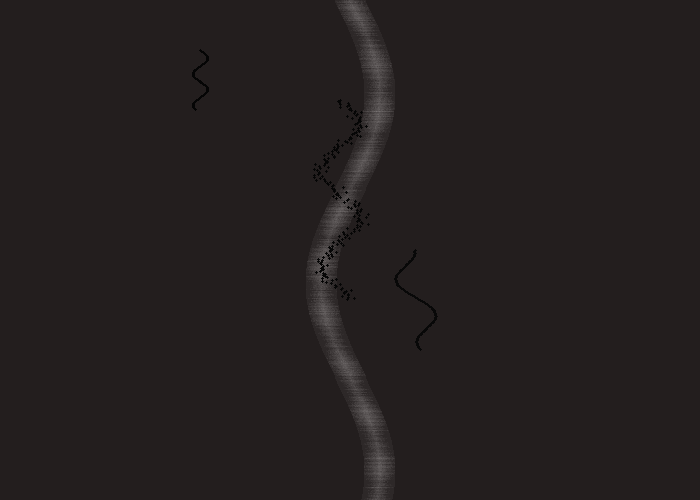
//> input picture images/q07_test.png, 700 x 500 px
$ ./main   (built with g++ and OpenCV 4)
//> lines starting //> are read from the running program, lines starting //| are printed output that depends on the picture; after the words box and inside, x2 and y2 are one past the last pixel; in counts of white or black regions, pixels touching at a corner belong together
// ============================================================
// 第七题：焊缝裂纹检测
//
// 图是暗色金属板，裂纹是一两条像素宽的细黑线，和背景的灰度差很小
// （实测残差最大只有 50 左右，大部分裂纹像素差 12~25），所以：
//   1. 背景估计用大核中值滤波把细线抹掉，再用 背景-原图 得到残差，
//      这样只跟"局部比周围暗多少"有关，跟整张图的亮度无关。
//   2. 残差阈值 14 二值化。7x7 的闭运算用来接上主裂纹中间断开的一截
//      （阈值一高，裂纹在弯曲处会断成两三段）。
//   3. 每段裂纹用 ximgproc::thinning 细化成单像素骨架，再在骨架上取
//      直径（最长路径）当裂纹的实际走向长度——直接数骨架像素数会把
//      斜着走的像素少算，枝条上的毛刺又多算。8 邻域是带权图（斜向
//      √2），所以用两遍 Dijkstra 求直径，不用普通 BFS。
//   4. 面积 < 40 或被闭运算连不上的碎屑丢掉。
//   5. 每段裂纹用不同颜色描出来，标上编号和长度。
// ============================================================
#include <opencv2/opencv.hpp>
#include <opencv2/ximgproc.hpp>
#include <iostream>
#include <vector>
#include <algorithm>
#include <cmath>
#include <queue>
#include <functional>

using namespace std;
using namespace cv;

// 在骨架图上求最长路径（直径）：先从任意骨架点出发找最远点，再从那个
// 点出发找最远点，两次之间的路径就是骨架的直径。
// 8 邻域里横竖一步算 1、斜向一步算 √2，这是个带权图，普通 BFS 按入队
// 顺序扩散、不按距离，带权时结果会偏长；所以这里用 Dijkstra。骨架基本
// 是树，两遍扫描对树是精确的，个别小环只会带来很小的误差。
static double longestPath(const Mat& sk, Point& pa, Point& pb) {
    int H = sk.rows, W = sk.cols;
    const double INF = 1e18;

    auto dijkstra = [&](int sy, int sx, double* outDist, int* ey, int* ex) {
        vector<double> d((size_t)H * W, INF);
        vector<char> done((size_t)H * W, 0);
        using Item = pair<double, int>;                    // (距离, 线性下标)
        priority_queue<Item, vector<Item>, greater<Item>> pq;
        int start = sy * W + sx;
        d[start] = 0;
        pq.push({0.0, start});
        double best = 0;
        int bi = start;
        while (!pq.empty()) {
            double dist = pq.top().first;
            int id = pq.top().second;
            pq.pop();
            if (done[id]) continue;
            done[id] = 1;
            if (dist > best) { best = dist; bi = id; }
            int y = id / W, x = id % W;
            for (int dy = -1; dy <= 1; ++dy)
                for (int dx = -1; dx <= 1; ++dx) {
                    if (!dx && !dy) continue;
                    int ny = y + dy, nx = x + dx;
                    if (ny < 0 || nx < 0 || ny >= H || nx >= W) continue;
                    if (!sk.at<uchar>(ny, nx)) continue;
                    int nid = ny * W + nx;
                    double nd = dist + ((dx == 0 || dy == 0) ? 1.0 : 1.41421356);
                    if (nd < d[nid]) { d[nid] = nd; pq.push({nd, nid}); }
                }
        }
        *outDist = best; *ey = bi / W; *ex = bi % W;
    };

    int sy = -1, sx = -1;
    for (int y = 0; y < H && sy < 0; ++y)
        for (int x = 0; x < W; ++x)
            if (sk.at<uchar>(y, x)) { sy = y; sx = x; break; }
    if (sy < 0) return 0;

    double d1; int y1, x1;
    dijkstra(sy, sx, &d1, &y1, &x1);
    double d2; int y2, x2;
    dijkstra(y1, x1, &d2, &y2, &x2);

    pa = Point(x1, y1);
    pb = Point(x2, y2);
    return d2;
}

int main(int argc, char** argv) {
    string inPath = (argc > 1) ? argv[1] : "images/q07_test.png";
    Mat img = imread(inPath);
//> img is the input picture: 500 rows x 700 cols, CV_8UC3; mean B, G, R 31.1, 31.1, 36.1
    if (img.empty()) {
        cerr << "无法读取图像: " << inPath << endl;
        return 1;
    }

    // ---------- 1. 残差图 ----------
    Mat gray;
    cvtColor(img, gray, COLOR_BGR2GRAY);

    Mat bg;
    medianBlur(gray, bg, 31);          // 大核中值：细线、小斑点全部被抹掉
    Mat diff;
    subtract(bg, gray, diff);          // 正数 = 比周围暗

    // ---------- 2. 二值化 + 接断点 ----------
    Mat bw;
    threshold(diff, bw, 14, 255, THRESH_BINARY);
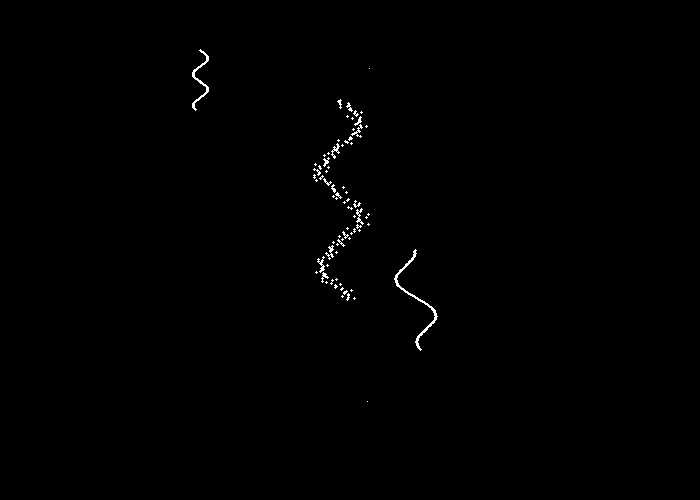
//> bw: 500 rows x 700 cols, CV_8UC1; 0.42% white in thin lines or dots, all inside (x1, y1, x2, y2) = (192, 49, 438, 402)
    bw.convertTo(bw, CV_8U);
    morphologyEx(bw, bw, MORPH_CLOSE,
                 getStructuringElement(MORPH_ELLIPSE, Size(7, 7)));
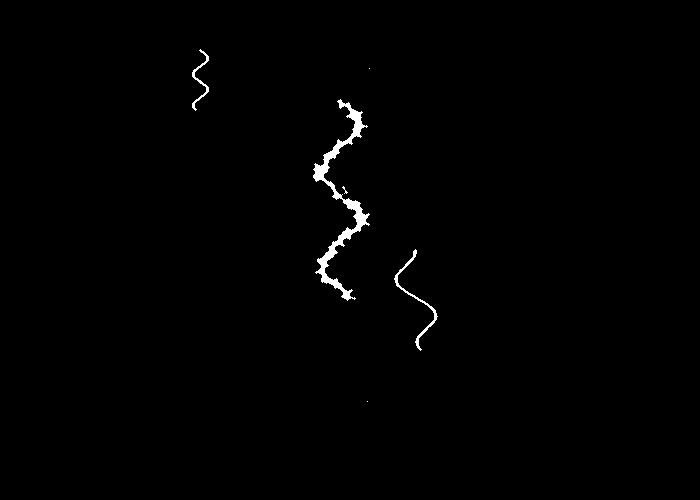
//> bw: 500 rows x 700 cols, CV_8UC1; 0.72% white; 6 white regions (3 under 20 px), largest, box (x1, y1, x2, y2) and area: (313, 99, 370, 301) 1941, (394, 249, 438, 351) 358, (192, 49, 209, 111) 202

    // 注意这里不能再做开运算：3x3 的开会把本来就一两像素宽的裂纹
    // 从最细的地方整条切断，主裂纹会碎成两段。噪点靠后面的面积和
    // 骨架长度过滤。

    // ---------- 3. 逐段提取骨架、算长度 ----------
    Mat lbl, stats, cents;
    int n = connectedComponentsWithStats(bw, lbl, stats, cents);
//> lbl: 500 rows x 700 cols, CV_32SC1; 7 distinct labels, from 0 to 6
//> stats = [[0, 0, 700, 500, 347482], [192, 49, 17, 62, 202], [369, 68, 1, 1, 1], [313, 99, 57, 202, 1941], [342, 186, 6, 8, 15], [394, 249, 44, 102, 358], [367, 401, 1, 1, 1]]; cents = [[349.6, 249.8], [200, 79.27], [369, 68], [340.6, 200], [344.5, 189.7], [415.8, 299.4], [367, 401]]; n = 7

    struct Crack {
        vector<Point> skel;
        double length;
        double chord;      // 首尾直线距离
        int area;
        Point a, b;
    };
    vector<Crack> cracks;

    for (int i = 1; i < n; ++i) {
        int area = stats.at<int>(i, CC_STAT_AREA);
        if (area < 40) continue;               // 碎屑

        Mat one = (lbl == i);
        // thinning 要求输入是 8 位单通道 0/255，且原地修改，先转一份
        Mat bin;
        one.convertTo(bin, CV_8U);
        Mat sk;
        ximgproc::thinning(bin, sk, ximgproc::THINNING_ZHANGSUEN);

        Point a, b;
        double L = longestPath(sk, a, b);
        if (L < 25) continue;                  // 太短的当噪点

        Crack c;
        c.length = L;
        c.chord = norm(a - b);
        c.area = area;
        c.a = a; c.b = b;
        findNonZero(sk, c.skel);
        cracks.push_back(c);
    }
//> this loop made 6 passes
//> (area, d1 in longestPath, y1 in longestPath, x1 in longestPath, d2 in longestPath, y2 in longestPath) on passes 1, 3, 5: (202, 84.81, 109, 195, 84.81, 50), (1941, 298.5, 298, 354, 298.5, 101), (358, 135.2, 349, 420, 135.2, 252)
//> pass 1, `Mat one = (lbl == i);`:
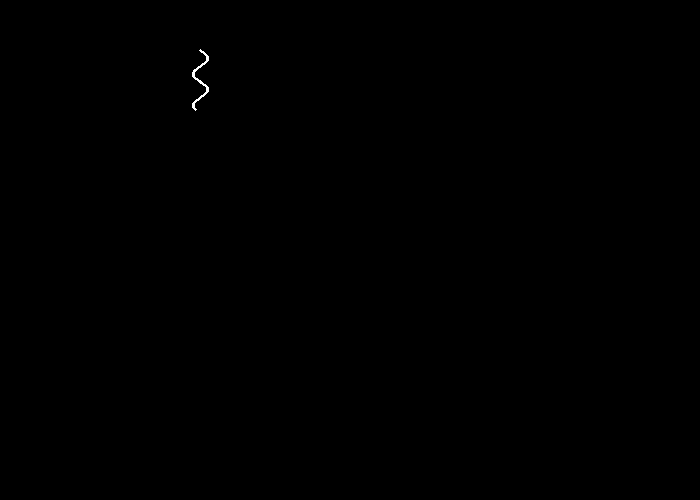
//> one: 500 rows x 700 cols, CV_8UC1; 0.06% white in thin lines or dots, all inside (x1, y1, x2, y2) = (192, 49, 209, 111)
//> pass 3, `ximgproc::thinning(bin, sk, ximgproc::THINNING_ZHANGSUEN);`:
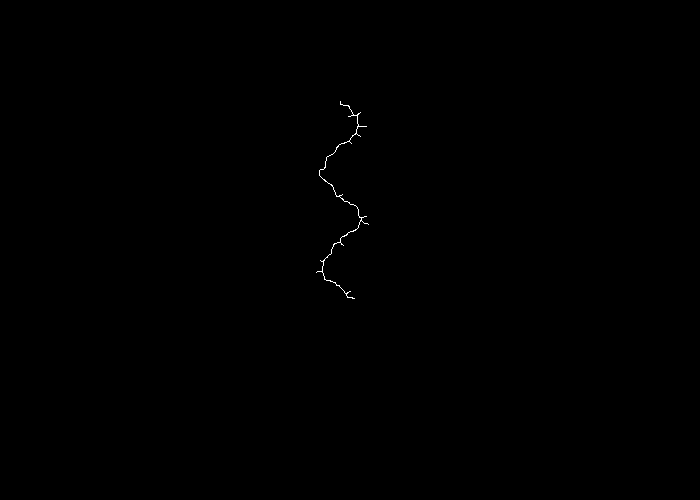
//> sk: 500 rows x 700 cols, CV_8UC1; 0.1% white in thin lines or dots, all inside (x1, y1, x2, y2) = (316, 101, 369, 299)

    if (cracks.empty()) {
        cerr << "没有检测到裂纹" << endl;
        return 2;
    }

    // 按长度从大到小排，Crack-1 就是最长那条
    sort(cracks.begin(), cracks.end(),
         [](const Crack& x, const Crack& y) { return x.length > y.length; });

    // ---------- 4. 画图 ----------
    Mat out = img.clone();
    // 原图很暗，先把整体提亮一点，否则画的线也看不清
    out.convertTo(out, -1, 1.8, 40);

    const Scalar colors[3] = {Scalar(0, 0, 255),      // 红：主裂纹
                              Scalar(0, 255, 255),    // 黄
                              Scalar(255, 0, 255)};   // 品红
    for (size_t i = 0; i < cracks.size(); ++i) {
        const Scalar& col = colors[i % 3];
        for (const auto& p : cracks[i].skel)
            circle(out, p, 0, col, -1);

        // 端点画小圈，便于看出首尾
        circle(out, cracks[i].a, 3, col, 1);
        circle(out, cracks[i].b, 3, col, 1);

        Point mid((cracks[i].a.x + cracks[i].b.x) / 2,
                  (cracks[i].a.y + cracks[i].b.y) / 2);
        char buf[64];
        snprintf(buf, sizeof(buf), "Crack-%d L=%d", (int)i + 1,
                 (int)lround(cracks[i].length));
        putText(out, buf, mid + Point(-30, -12), FONT_HERSHEY_SIMPLEX, 0.45,
                Scalar(0, 0, 0), 3, LINE_AA);
        putText(out, buf, mid + Point(-30, -12), FONT_HERSHEY_SIMPLEX, 0.45,
                col, 1, LINE_AA);
    }
//> this loop made 3 passes
//> pass 1, `putText(out, buf, mid + Point(-30, -12), FONT_HERSHEY_SIMPLEX, 0.45, c..`:
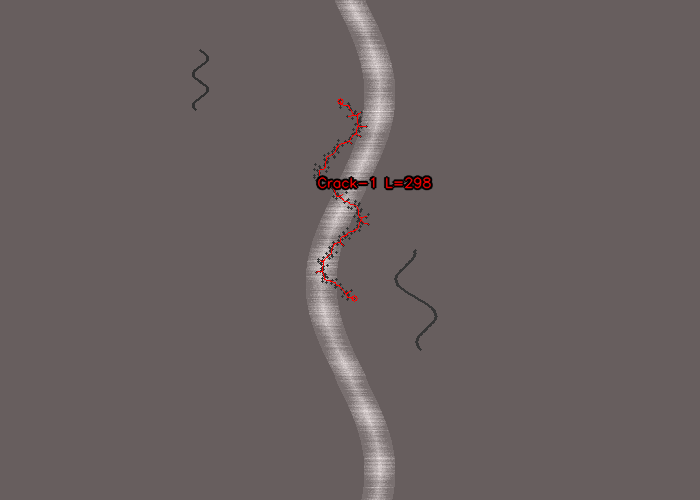
//> out: 500 rows x 700 cols, CV_8UC3; mean B, G, R 95.6, 95.6, 105
//> after the loop:
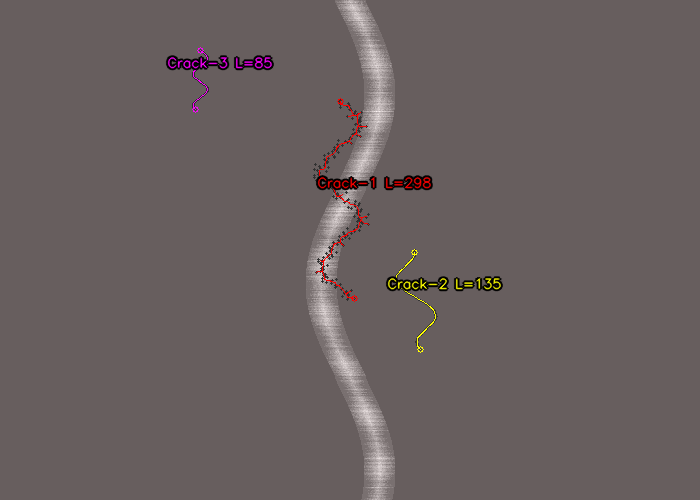
//> out: 500 rows x 700 cols, CV_8UC3; mean B, G, R 95.2, 95.3, 104.9

    char head[128];
    snprintf(head, sizeof(head), "Cracks Detected: %d", (int)cracks.size());
    putText(out, head, Point(10, 30), FONT_HERSHEY_SIMPLEX, 0.7,
            Scalar(0, 255, 255), 2, LINE_AA);
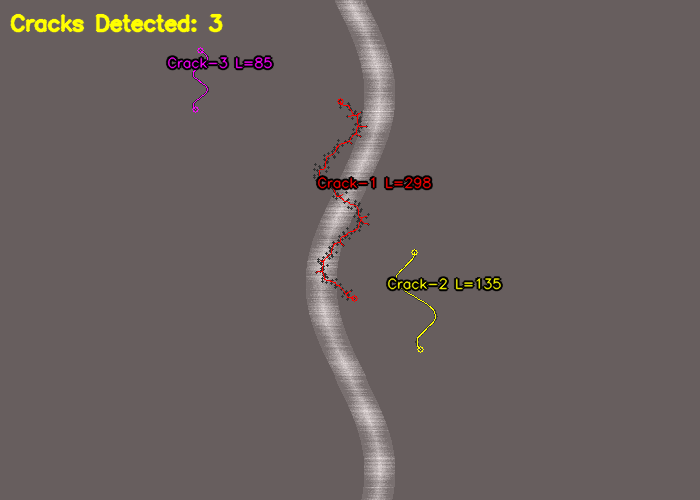
//> out: 500 rows x 700 cols, CV_8UC3; 0.72% of pixels changed, all inside (x1, y1, x2, y2) = (10, 13, 224, 33)

    // ---------- 5. 输出 ----------
    cout << "裂纹数量: " << cracks.size() << " 条" << endl;
    for (size_t i = 0; i < cracks.size(); ++i) {
        cout << "  Crack-" << i + 1
             << ": 骨架长度 " << (int)lround(cracks[i].length) << " px"
             << "（首尾直线 " << (int)lround(cracks[i].chord) << " px，"
             << "面积 " << cracks[i].area << " px²）" << endl;
    }
    cout << "最长裂纹: " << (int)lround(cracks[0].length) << " px" << endl;

    string outPath = (argc > 2) ? argv[2] : "q07_result.png";
    imwrite(outPath, out);
    cout << "结果图已保存: " << outPath << endl;
    return 0;
}

$ run again, with images/q02_test.png copied over images/q07_test.png
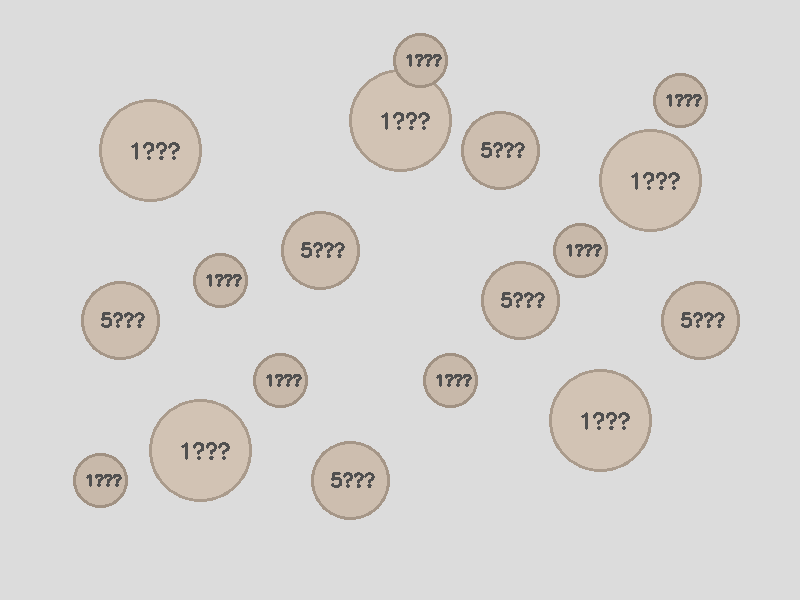
//> input picture images/q02_test.png, 800 x 600 px
//> img is the input picture: 600 rows x 800 cols, CV_8UC3; mean B, G, R 210.1, 212.6, 215.2
//> `morphologyEx(bw, bw, MORPH_CLOSE, getStructuringElement(MORPH_ELLIPSE,..`:
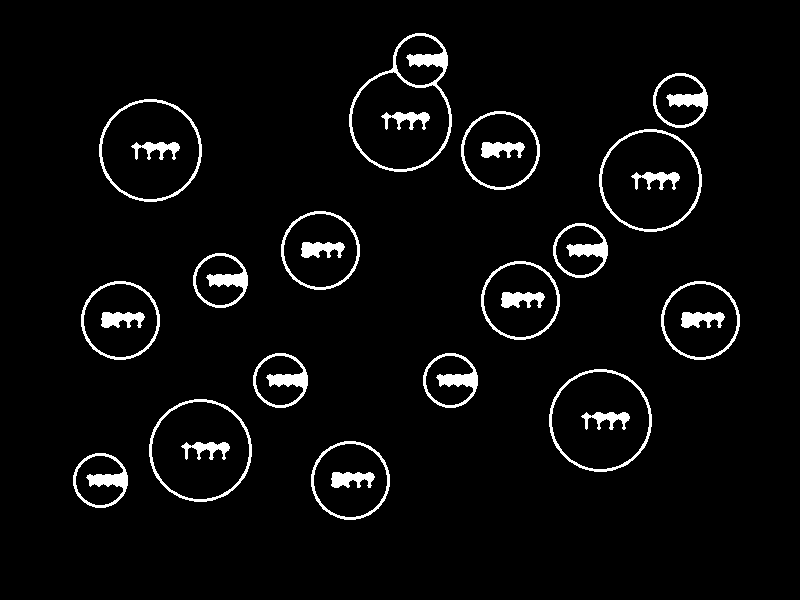
//> bw: 600 rows x 800 cols, CV_8UC1; 4.2% white; 28 white regions, largest, box (x1, y1, x2, y2) and area: (349, 33, 452, 172) 1725, (99, 99, 202, 202) 924, (599, 129, 702, 232) 924
//> lbl: 600 rows x 800 cols, CV_32SC1; 29 distinct labels, from 0 to 28
//> stats = 29 rows, first 6: [0, 0, 800, 600, 459662], [349, 33, 103, 139, 1725], [653, 73, 55, 55, 919], [99, 99, 103, 103, 924], [461, 111, 79, 79, 710], [381, 112, 49, 18, 437]; cents = 29 pairs, first value 103.2 to 700.5, second value 91.13 to 479.9; n = 29
//> the loop `for (int i = 1; i < n; ++i)` made 28 passes
//> (area, d1 in longestPath, y1 in longestPath, x1 in longestPath, d2 in longestPath, y2 in longestPath) on passes 1 to 8: (1725, 203.7, 170, 399, 203.7, 34), (919, 84.84, 125, 686, 84.84, 74), (924, 164.4, 199, 158, 164.4, 100), (710, 125.6, 187, 505, 125.6, 112), (437, 53.49, 127, 423, 60.9, 127), (924, 164.4, 229, 658, 164.4, 130), (437, 53.49, 157, 173, 60.9, 157), (493, 30.24, 155, 519, 43.14, 154)
//> `putText(out, head, Point(10, 30), FONT_HERSHEY_SIMPLEX, 0.7, Scalar(0,..`:
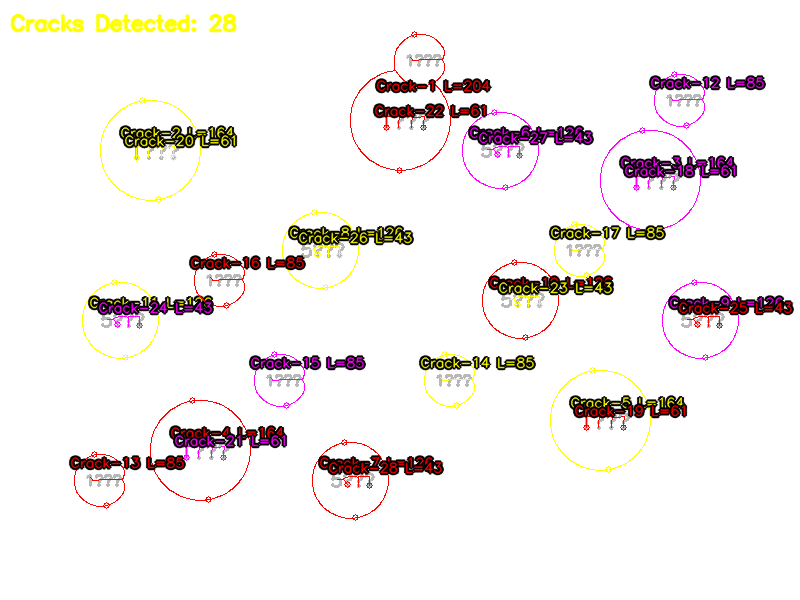
//> out: 600 rows x 800 cols, CV_8UC3; mean B, G, R 237.7, 238.9, 243.4
